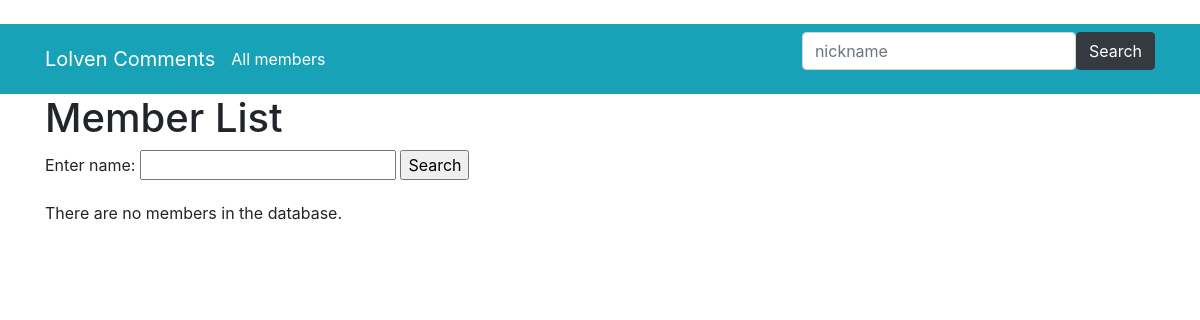
Before: /parsed_data/members/ with the older database file.
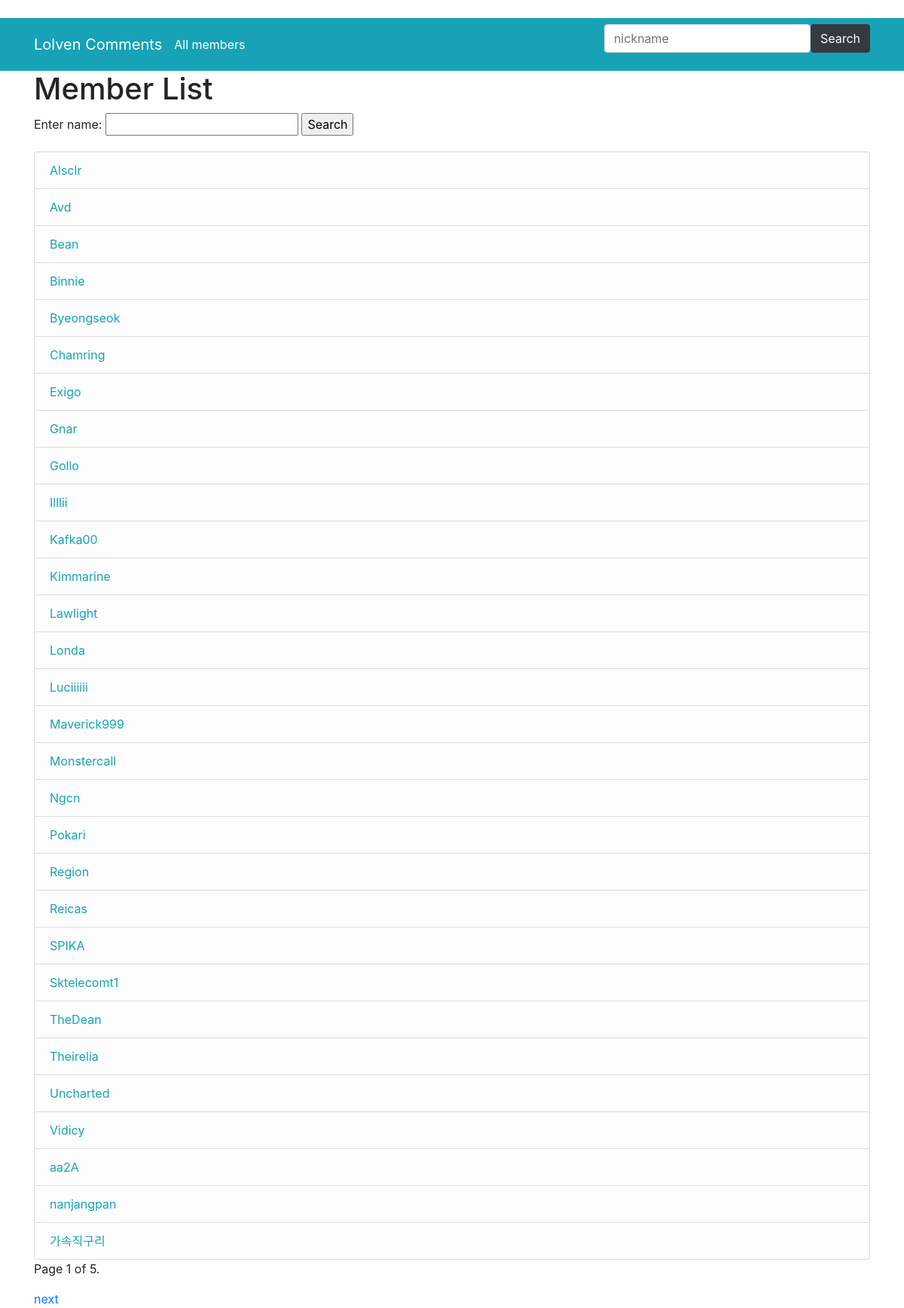
After: the same page with the newer database file.
### parsed_data/models.py (models this page shows, shortened)
class Member(models.Model):
    nickname_text = models.CharField(max_length=30)
    class Meta:
        ordering = ['nickname_text']
    def get_absolute_url(self):
        return reverse('member-detail', args=[str(self.id)])

### parsed_data/views.py (the view)
# urls.py: path('members/', views.MemberListView.as_view(), name='members'),
class MemberListView(generic.ListView):
    model = Member
    paginate_by = 30
    def get_queryset(self):
        member_list = Member.objects.all()
        searchNick = self.request.GET.get('search_nick', '')  # GET request의 인자중에 q 값이 있으면 가져오고, 없으면 빈 문자열 넣기
        if searchNick:  # q가 있으면
            member_list = member_list.filter(nickname_text__icontains=searchNick)  # 제목에 q가 포함되어 있는 레코드만 필터링
        return member_list

### parsed_data/templates/parsed_data/member_list.html
﻿{% extends "base_generic.html" %}
{% block content %}
  <h1>Member List</h1>
<form action='{% url 'members' %}' method='get'>
    <label for="search_nick">Enter name: </label>
    <input id="search_nick" type="text" name="search_nick" value="{{ search_nick }}">
    <input type="submit" value="Search">
</form>
  {% if member_list %}
  <ul class="list-group">
    {% for member in member_list %}
        <a href="{{ member.get_absolute_url }}" class="list-group-item list-group-item-light text-info">{{ member.nickname_text }}</a>
    {% endfor %}
  </ul>
  {% else %}
    <p>There are no members in the database.</p>
  {% endif %}
{% endblock %}

### parsed_data/templates/base_generic.html (shortened to what this page needs)
<!DOCTYPE html>
<html lang="en">
<head>
  <link rel="stylesheet" href="https://stackpath.bootstrapcdn.com/bootstrap/4.4.1/css/bootstrap.min.css">
  {% load static %}
</head>
<body>
      {% block sidebar %}
         <nav class="navbar navbar-expand-sm navbar-fixed-top navbar-inverse bg-info navbar-dark" role="navigation">
	<div class="container">
                    <a class="navbar-brand" href="{% url 'index' %}">Lolven Comments</a>
                <div class="collapse navbar-collapse" id="collapsibleNavbar">
                    <ul class="nav navbar-nav navbar-right">
                            <li><a href="{% url 'members' %}" class="text-white">All members</a></li>
                    </ul>
                </div>
	<form class="form-inline" action="{% url 'members' %}" method='get'>
	<input class="form-control" type="text" placeholder="nickname" name="search_nick" value="{{ search_nick }}">
	<button class="btn btn-dark" type="submit">Search</button>
	</form>
            </div>
        </nav>
     {% endblock %}
      <div class="container ">{% block content %}{% endblock %}
{% block pagination %}
  {% if is_paginated %}
    <div class="pagination">
      <span class="page-links">
        <span class="page-current">
          <p>Page {{ page_obj.number }} of {{ page_obj.paginator.num_pages }}.</p>
        </span>
        {% if page_obj.has_next %}
          <a href="{{ request.path }}?page={{ page_obj.next_page_number }}">next</a>
        {% endif %}
      </span>
    </div>
  {% endif %}
{% endblock %}
      </div>
</body>
</html>

Changed rows visible on the page:
added Member: nickname_text "Alsclr"
added Member: nickname_text "Avd"
added Member: nickname_text "Bean"
added Member: nickname_text "Binnie"
added Member: nickname_text "Byeongseok"
added Member: nickname_text "Chamring"
added Member: nickname_text "Exigo"
added Member: nickname_text "Gnar"
added Member: nickname_text "Gollo"
added Member: nickname_text "Illlii"
added Member: nickname_text "Kafka00"
added Member: nickname_text "Kimmarine"
added Member: nickname_text "Lawlight"
added Member: nickname_text "Londa"
added Member: nickname_text "Luciiiiii"
added Member: nickname_text "Maverick999"
added Member: nickname_text "Monstercall"
added Member: nickname_text "Ngcn"
added Member: nickname_text "Pokari"
added Member: nickname_text "Region"
added Member: nickname_text "Reicas"
added Member: nickname_text "SPIKA"
added Member: nickname_text "Sktelecomt1"
added Member: nickname_text "TheDean"
added Member: nickname_text "Theirelia"
added Member: nickname_text "Uncharted"
added Member: nickname_text "Vidicy"
added Member: nickname_text "aa2A"
added Member: nickname_text "nanjangpan"
added Member: nickname_text "가속직구리"
Other visible differences:
{{ page_obj.number }}: (not shown) → "1"
{{ page_obj.paginator.num_pages }}: (not shown) → "5"
text no longer shown: "There are no members in the database."
text now shown: "Page of . next"
